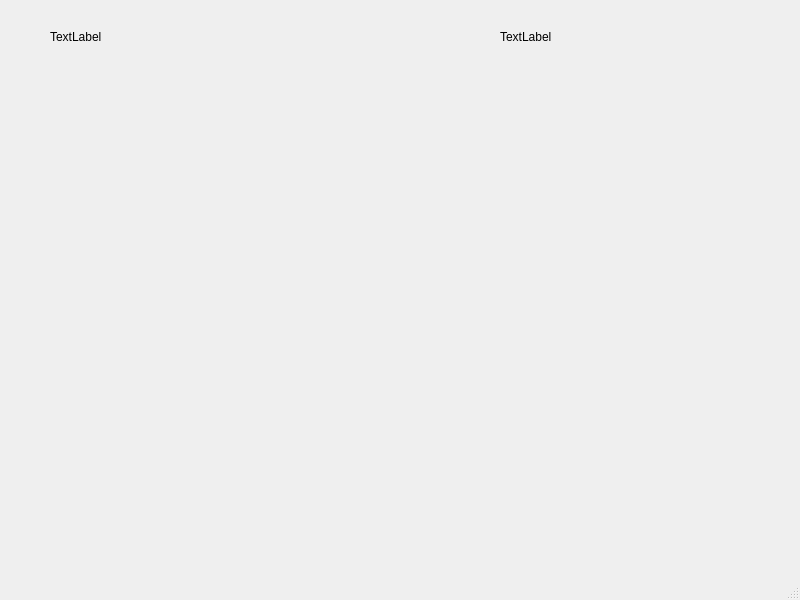
<?xml version="1.0" encoding="UTF-8"?>
<ui version="4.0">
 <class>MainWindow</class>
 <widget class="QMainWindow" name="MainWindow">
  <property name="geometry">
   <rect>
    <x>0</x>
    <y>0</y>
    <width>800</width>
    <height>600</height>
   </rect>
  </property>
  <property name="windowTitle">
   <string>PICViewer</string>
  </property>
  <widget class="QWidget" name="centralwidget">
   <widget class="QLabel" name="label">
    <property name="geometry">
     <rect>
      <x>500</x>
      <y>30</y>
      <width>251</width>
      <height>471</height>
     </rect>
    </property>
    <property name="text">
     <string>TextLabel</string>
    </property>
    <property name="alignment">
     <set>Qt::AlignLeading|Qt::AlignLeft|Qt::AlignTop</set>
    </property>
   </widget>
   <widget class="QLabel" name="label_4">
    <property name="geometry">
     <rect>
      <x>50</x>
      <y>30</y>
      <width>541</width>
      <height>341</height>
     </rect>
    </property>
    <property name="baseSize">
     <size>
      <width>320</width>
      <height>200</height>
     </size>
    </property>
    <property name="text">
     <string>TextLabel</string>
    </property>
    <property name="alignment">
     <set>Qt::AlignLeading|Qt::AlignLeft|Qt::AlignTop</set>
    </property>
   </widget>
  </widget>
  <widget class="QMenuBar" name="menubar">
   <property name="geometry">
    <rect>
     <x>0</x>
     <y>0</y>
     <width>800</width>
     <height>25</height>
    </rect>
   </property>
  </widget>
  <widget class="QStatusBar" name="statusbar"/>
 </widget>
 <resources/>
 <connections/>
</ui>
